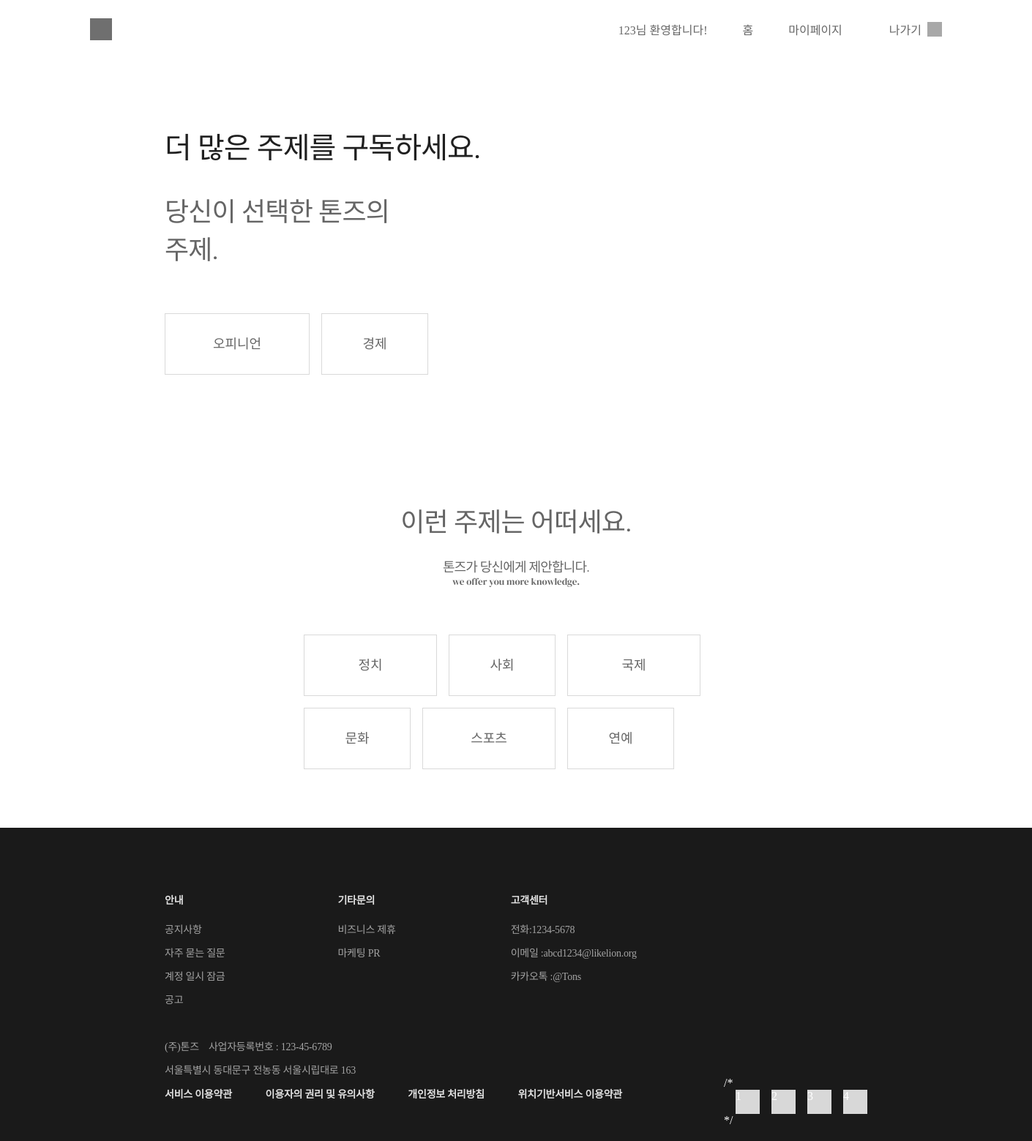
The page /mypage/6/ (signed in) on the database its author committed.
### category/models.py (models this page shows, shortened)
class Category(models.Model):
    name = models.TextField(max_length=10,default='')
    class Meta:
        verbose_name_plural = "Categories"

### category/views.py (the view)
# urls.py: path('mypage/<int:user_id>/', category.views.mypage, name='mypage'),
def mypage(request, user_id):
    user = User.objects.get(id = user_id)
    try:
        profile = Profile.objects.get(user = user)
    except:
        return redirect('home')
    user_cat_list = profile.category.all()
    other_cat_list = []
    for cat in Category.objects.all():
        if cat not in user_cat_list:
            other_cat_list.append(cat)
    return render(request, 'mypage.html', {'user_cat_list' : user_cat_list, 'other_cat_list':other_cat_list, 'profile_id':profile.id})

### Tons/templates/mypage.html (shortened to what this page needs)
{% extends 'base.html' %}
{% load staticfiles %}
    {% block css %}
    <link rel="stylesheet" href="{%static 'css/mypage.css'%}">
    {% endblock css %}
    {% block contents %}
    <div class="wrapper">
            <div class="mypage_container">
                <div class="mypage_title_1">
                   더 많은 주제를 구독하세요.</div>
                <div class="mypage_title_2">당신이 선택한 톤즈의</div>
                <div class="mypage_title_3">주제.</div>
            </div>
            <div class="box_container">
                <ul>
                    {% for category in user_cat_list %}
                    <li><a href="{% url 'category:cat_remove' user.id category.id %}">{{category.name}}</a></li>
                    {% endfor %}
                </ul>
            </div>
    </div>
    <div class="wrapper">
            <div class="offer_container">
                <div class="offer_title_1">
                   이런 주제는 어떠세요.</div>
                <div class="offer_title_2">톤즈가 당신에게 제안합니다.</div>
                <div class="offer_title_3">we offer you more knowledge.</div>
            </div>
            <div class="offer_box_container">
                <ul>
                    {% for category in other_cat_list %}
                    <li><a href="{% url 'category:cat_add' user.id category.id %}">{{category.name}}</a></li>
                    {% endfor %}
                </ul>
            </div>
    </div>
   {% endblock contents %}

### Tons/templates/base.html (shortened to what this page needs)
{% load staticfiles %}
<!doctype html>
<html lang="en">
<head>
    <link rel="stylesheet" type="text/css" href="{%static 'css/home.css'%}">
    <link rel="stylesheet" type="text/css" href="{%static 'css/footer.css'%}">
    {% block css %}
    {% endblock css %}
</head>
<body>
    <header>
        <div class="header_container">
            <div class="header_container_nav">
                <div class="logo_tons"></div>
                <nav>
                    <ul>
                        <li class="logo_pen"></li>
                        {% if user.is_active %}
                        <li><a href="{% url 'accounts:logout' %}">나가기</a>
                        </li>
                        <li><a href="{% url 'mypage' user.id %}">마이페이지</a></li>
                        <li><a href="{% url 'home' user.id %}">홈&nbsp;&nbsp;&nbsp;&nbsp;&nbsp;&nbsp;&nbsp;&nbsp;&nbsp&nbsp&nbsp&nbsp</a></li>
                        <li>{{user.username}}님 환영합니다!&nbsp;&nbsp;&nbsp;&nbsp;&nbsp;&nbsp;&nbsp;&nbsp;&nbsp&nbsp&nbsp&nbsp</li>
                        {% else %}
                        <li><a href="{% url 'accounts:signup' %}">시작하기</a></li>
                        <li><a href="{% url 'accounts:login'%}">로그인하기</a></li>
                        <li><a href="{% url 'home' %}">홈&nbsp;&nbsp;&nbsp;&nbsp;&nbsp;&nbsp;&nbsp;&nbsp;&nbsp&nbsp&nbsp&nbsp</a></li>
                        {% endif %}
                    </ul>
                </nav>
            </div>
        </div>
    </header>
    <div class="body">
        {% block contents %}
        {% endblock contents %}
    </div>
    <footer>
        <div class="footer">
            <div class="foot_container_1">
                        <div class="foot_info_1">
                            <div id="bold">안내</div>
                            <div class="normal">공지사항</div>
                            <div class="normal">자주 묻는 질문</div>
                            <div class="normal">계정 일시 잠금</div>
                            <div class="normal">공고</div>
                        </div>
                        <div class="foot_info_2">
                            <div id="bold">기타문의</div>
                            <div class="normal">비즈니스 제휴</div>
                            <div class="normal">마케팅 PR</div>
                        </div>
                        <div class="foot_info_3">
                            <div id="bold">고객센터</div>
                            <div class="normal">전화:<span>1234-5678</span></div>
                            <div class="normal">이메일 :<span>abcd1234@likelion.org</span></div>
                            <div class="normal">카카오톡 :<span>@Tons</span> </div>
                        </div>
            </div>
            <div class="foot_container_2">
                <div class="normal">(주)톤즈&nbsp;&nbsp;&nbsp;&nbsp;사업자등록번호 : 123-45-6789</div>
                <div class="normal">서울특별시 동대문구 전농동 서울시립대로 163</div>
                <div class="law_container">
                    <div class="law">
                        <div id="law">서비스 이용약관&nbsp;&nbsp;&nbsp;&nbsp;&nbsp;&nbsp;&nbsp;&nbsp;&nbsp;&nbsp;&nbsp;&nbsp;&nbsp;&nbsp;이용자의 권리 및 유의사항&nbsp;&nbsp;&nbsp;&nbsp;&nbsp;&nbsp;&nbsp;&nbsp;&nbsp;&nbsp;&nbsp;&nbsp;&nbsp;&nbsp;개인정보 처리방침&nbsp;&nbsp;&nbsp;&nbsp;&nbsp;&nbsp;&nbsp;&nbsp;&nbsp;&nbsp;&nbsp;&nbsp;&nbsp;&nbsp;위치기반서비스 이용약관</div>
                    </div>
                    <div class="law_button">
                        /*<ul>
                            <li>1</li>
                            <li>2</li>
                            <li>3</li>
                            <li>4</li>
                        </ul>*/
                    </div>
                </div>
            </div>
        </div>
    </footer>
</body>
</html>

### static/css/home.css (style rules this page uses)
body { margin: 0; overflow-x: hidden; }
ul { padding: 0; margin: 0; }
li { list-style: none; }
a { text-decoration: none; color: #000000; }
header { width: 100%; }
.header_container { width: 90%; height: 80px; margin: 0 auto; display: flex; align-items: center; }
.header_container_nav { width: 100%; margin: 0 118px; display: flex; justify-content: space-between; align-items: center; }
.logo_tons { width: 30px; height: 30px; background-color: #6f6f6f; }
nav ul { margin: 0; display: flex; flex-direction: row-reverse; align-items: center; }
nav ul li { text-align: right; opacity: 0.6; font-family: 'Noto Sans KR', serif; font-size: 1rem; }
nav ul li:nth-child(1) { margin-left: 8px; }
nav ul li:nth-child(2) { padding-left: 64px; }
.logo_pen { width: 20px; height: 20px; background-color: #6f6f6f; }
.wrapper { width: 960px; margin: 0 auto; }

### static/css/footer.css (style rules this page uses)
body { margin: 0; overflow-x: hidden; }
ul { padding: 0; margin: 0; }
li { list-style: none; }
a { text-decoration: none; color: #000000; }
footer { width: 100%; height: auto; background-color: #1a1a1a; }
.footer { width: 960px; height: 428px; margin: 0 auto; }
.foot_container_1 { display: flex; }
.foot_info_1 { padding-right: 154px; }
.foot_info_2 { padding-right: 157px; }
#bold { font-family: 'NotoSansKR'; font-size: 14px; font-weight: bold; letter-spacing: -0.23px; color: #ffffff; padding-top: 88px; padding-bottom: 8px; opacity: 0.87; }
#law { font-family: 'NotoSansKR'; font-size: 14px; font-weight: bold; letter-spacing: -0.23px; color: #ffffff; padding-top: 13px; padding-bottom: 8px; opacity: 0.87; }
.normal { font-family: NotoSansKR; font-size: 14px; letter-spacing: -0.23px; color: #ffffff; opacity: 0.6; padding-top: 12px; }
.foot_container_2 { padding-top: 32px; color: #ffffff; }
.law_container { display: flex; justify-content: space-between; }
.law_button ul { display: flex; }
.law_button ul li { width: 33px; height: 33px; background-color: #d8d8d8; margin-left: 16px; }

### rows shown on the page
Category: name "오피니언"
Category: name "경제"
Category: name "정치"
Category: name "사회"
Category: name "국제"
Category: name "문화"
Category: name "스포츠"
Category: name "연예"

### other values the page prints
{{ user.username }} "123"
